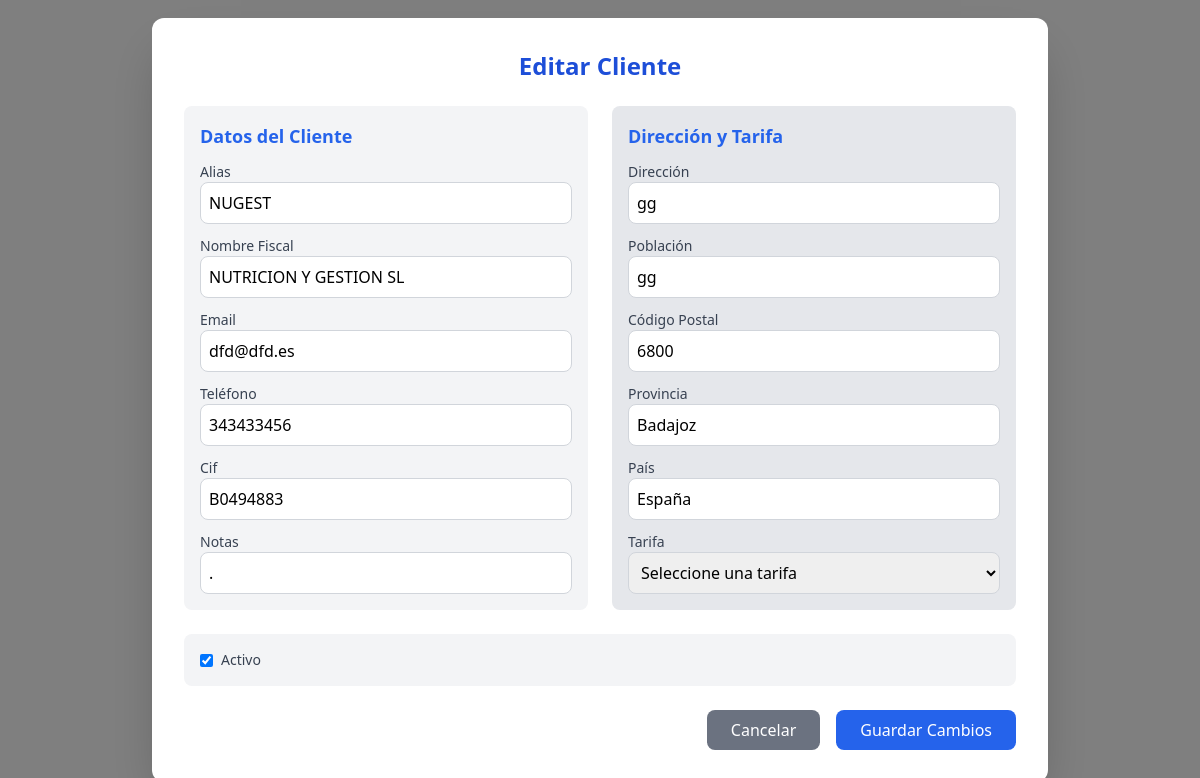
The page /editar_cliente/NUGEST on the database its author committed.
### models.py (models this page shows, shortened)
class Cliente(Base):
    __tablename__ = "cliente"
    id = Column(Integer, primary_key=True, autoincrement=True, nullable=False)
    alias = Column(String(200), nullable=False)
    nombre_fiscal = Column(String(200), nullable=False)
    direccion = Column(String(200), nullable=True)
    codigo_postal = Column(Integer, nullable=True)
    poblacion = Column(String(200), nullable=True)
    provincia = Column(String(200), nullable=True)
    pais = Column(String(100), nullable=True)
    cif = Column(String(10),nullable=True)
    email = Column(String(100), nullable=True)
    telefono = Column(Integer, nullable=True)
    tarifa = Column(String(100), nullable=True)
    notas = Column(String(300), nullable=True)
    activo = Column(Boolean, default=True, nullable=False)

### metodos/editar_cliente.py (the view, shortened to what this page needs)
    @app.route('/editar_cliente/<string:alias>', methods=['GET', 'POST'])
    def editar_cliente(alias):
        cliente = session.query(Cliente).filter_by(alias=alias).first()
        if not cliente:
            flash("Cliente no encontrado", "error")
            return redirect(url_for('clientes'))
        return render_template("modal_editar_cliente.html", cliente=cliente)

### metodos/editar_cliente.py (called while the page is built, shortened)
def ruta_editar_cliente(app):
    @app.route('/editar_cliente/<string:alias>', methods=['GET', 'POST'])
    def editar_cliente(alias):
        cliente = session.query(Cliente).filter_by(alias=alias).first()
        if not cliente:
            flash("Cliente no encontrado", "error")
            return redirect(url_for('clientes'))
        return render_template("modal_editar_cliente.html", cliente=cliente)

### templates/modal_editar_cliente.html (shortened to what this page needs)
<!DOCTYPE html>
<html lang="es">
<head>
    <script src="https://cdn.tailwindcss.com"></script>
</head>
<body>
   <div id="modal_editar_cliente" class="fixed inset-0 flex items-center justify-center bg-black bg-opacity-50 {% if not cliente %}hidden{% endif %}">
    <div class="bg-white rounded-xl shadow-2xl w-full max-w-4xl mx-4 p-8">
        <h2 class="text-2xl font-bold mb-6 text-blue-700 text-center">Editar Cliente</h2>
        <form id="editarClienteForm" method="POST" action="{{ url_for('editar_cliente', alias=cliente.alias) }}">
            <div class="grid grid-cols-1 md:grid-cols-2 gap-6">
                <div class="bg-gray-100 p-4 rounded-lg">
                    <h3 class="text-lg font-semibold mb-3 text-blue-600">Datos del Cliente</h3>
                    <div class="grid grid-cols-1 gap-3">
                        <div>
                            <label class="block text-sm font-medium text-gray-700">Alias</label>
                            <input type="text" class="w-full p-2 border border-gray-300 rounded-lg" value="{{ cliente.alias }}" readonly>
                        </div>
                        <div>
                            <label class="block text-sm font-medium text-gray-700">Nombre Fiscal</label>
                            <input type="text" name="nombre_fiscal" class="w-full p-2 border border-gray-300 rounded-lg" value="{{ cliente.nombre_fiscal }}">
                        </div>
                        <div>
                            <label class="block text-sm font-medium text-gray-700">Email</label>
                            <input type="email" name="email" class="w-full p-2 border border-gray-300 rounded-lg" value="{{ cliente.email }}">
                        </div>
                        <div>
                            <label class="block text-sm font-medium text-gray-700">Teléfono</label>
                            <input type="text" name="telefono" class="w-full p-2 border border-gray-300 rounded-lg" value="{{ cliente.telefono }}">
                        </div>
                         <div>
                            <label class="block text-sm font-medium text-gray-700">Cif</label>
                            <input type="text" name="cif" class="w-full p-2 border border-gray-300 rounded-lg" value="{{ cliente.cif }}">
                        </div>
                        <div>
                            <label class="block text-sm font-medium text-gray-700">Notas</label>
                            <input type="text" name="notas" class="w-full p-2 border border-gray-300 rounded-lg" value="{{ cliente.notas }}">
                        </div>
                    </div>
                </div>
                <div class="bg-gray-200 p-4 rounded-lg">
                    <h3 class="text-lg font-semibold mb-3 text-blue-600">Dirección y Tarifa</h3>
                    <div class="grid grid-cols-1 gap-3">
                        <div>
                            <label class="block text-sm font-medium text-gray-700">Dirección</label>
                            <input type="text" name="direccion" class="w-full p-2 border border-gray-300 rounded-lg" value="{{ cliente.direccion }}">
                        </div>
                        <div>
                            <label class="block text-sm font-medium text-gray-700">Población</label>
                            <input type="text" name="poblacion" class="w-full p-2 border border-gray-300 rounded-lg" value="{{ cliente.poblacion }}">
                        </div>
                        <div>
                            <label class="block text-sm font-medium text-gray-700">Código Postal</label>
                            <input type="text" name="codigo_postal" class="w-full p-2 border border-gray-300 rounded-lg" value="{{ cliente.codigo_postal }}">
                        </div>
                        <div>
                            <label class="block text-sm font-medium text-gray-700">Provincia</label>
                            <input type="text" name="provincia" class="w-full p-2 border border-gray-300 rounded-lg" value="{{ cliente.provincia }}">
                        </div>
                        <div>
                            <label class="block text-sm font-medium text-gray-700">País</label>
                            <input type="text" name="pais" class="w-full p-2 border border-gray-300 rounded-lg" value="{{ cliente.pais }}">
                        </div>
                        <div>
                            <label class="block text-sm font-medium text-gray-700">Tarifa</label>
                            <select name="tarifa" class="w-full p-2 border border-gray-300 rounded-lg">
                                <option value="">Seleccione una tarifa</option>
                            </select>
                        </div>
                    </div>
                </div>
            </div>
            <div class="bg-gray-100 p-4 rounded-lg mt-6">
                <div class="flex items-center">
                    <input type="checkbox" name="activo" class="mr-2" {% if cliente.activo %}checked{% endif %}>
                    <label class="text-sm font-medium text-gray-700">Activo</label>
                </div>
            </div>
            <div class="flex justify-end space-x-4 mt-6">
                <button type="button" onclick="cerrarEditarModal()" class="bg-gray-500 text-white px-6 py-2 rounded-lg hover:bg-gray-600 transition">Cancelar</button>
                <button type="submit" class="bg-blue-600 text-white px-6 py-2 rounded-lg hover:bg-blue-700 transition">Guardar Cambios</button>
            </div>
        </form>
    </div>
</div>
</body>
</html>

### rows shown on the page
Cliente: alias "NUGEST", nombre_fiscal "NUTRICION Y GESTION SL", email "dfd@dfd.es", telefono "343433456", cif "B0494883", notas ".", direccion "gg", poblacion "gg", codigo_postal "6800", provincia "Badajoz", pais "España", activo "☑"
